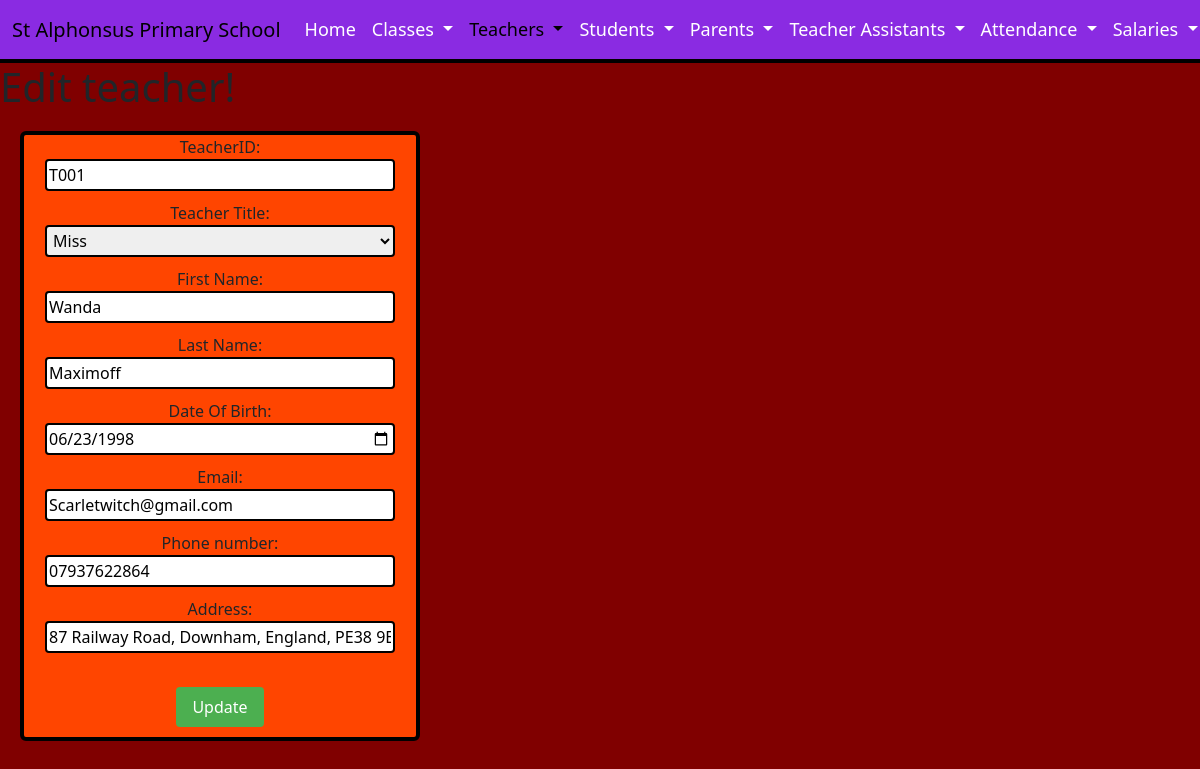
Before: /DigitalWebsite/EditTeacherUpdate.php?id=T001 with the older database file.
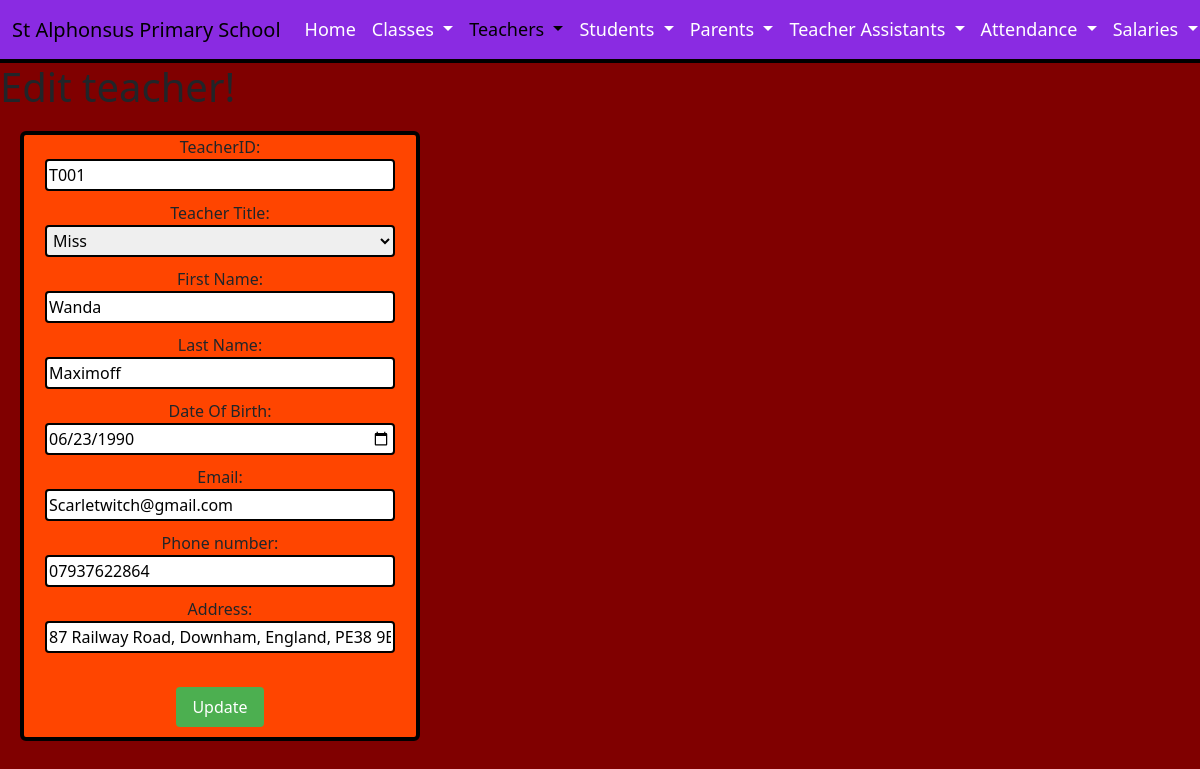
After: the same page with the newer database file.
### tables this page shows
CREATE TABLE `teachers` (
  `teacherID` varchar(50) NOT NULL,
  `teacherTitle` varchar(50) DEFAULT NULL,
  `teacherName` varchar(50) DEFAULT NULL,
  `teacherSurname` varchar(50) DEFAULT NULL,
  `teacherDOB` date DEFAULT NULL,
  `teacherEmail` varchar(100) DEFAULT NULL,
  `teacherPhone` varchar(50) DEFAULT NULL,
  `teacherAddress` varchar(100) DEFAULT NULL,
  `teacherSalary` decimal(10,0) DEFAULT NULL
);

### DigitalWebsite/EditTeacherUpdate.php (the view, shortened to what this page needs)
<!DOCTYPE html>
 <html lang="en">
    <head>
      <link href="https://cdn.jsdelivr.net/npm/bootstrap@5.3.2/dist/css/bootstrap.min.css" rel="stylesheet">
    </head>
    <body>
      <nav class="navbar navbar-expand-lg bg-maroon">
        <div class="container-fluid">
          <a class="navbar-brand" href="index.html">St Alphonsus Primary School</a>
          <div class="collapse navbar-collapse" id="navbarNavDropdown">
            <ul class="navbar-nav">
              <li class="nav-item">
                <a class="nav-link" href="index.html">Home</a>
              </li>
              <li class="nav-item dropdown">
                <a class="nav-link dropdown-toggle" href="#" role="button" data-bs-toggle="dropdown" aria-expanded="false">
                  Classes
                </a>
              </li>
              <li class="nav-item dropdown">
                <a class="nav-link dropdown-toggle active" href="#" role="button" data-bs-toggle="dropdown" aria-expanded="false">
                  Teachers
                </a>
              </li>
              <li class="nav-item dropdown">
                <a class="nav-link dropdown-toggle" href="#" role="button" data-bs-toggle="dropdown" aria-expanded="false">
                  Students
                </a>
              </li>
              <li class="nav-item dropdown">
                <a class="nav-link dropdown-toggle" href="#" role="button" data-bs-toggle="dropdown" aria-expanded="false">
                  Parents
                </a>
              </li>
              <li class="nav-item dropdown">
                <a class="nav-link dropdown-toggle" href="#" role="button" data-bs-toggle="dropdown" aria-expanded="false">
                  Teacher Assistants
                </a>
              </li>
              <li class="nav-item dropdown">
                <a class="nav-link dropdown-toggle" href="#" role="button" data-bs-toggle="dropdown" aria-expanded="false">
                  Attendance
                </a>
              </li>
              <li class="nav-item dropdown">
                <a class="nav-link dropdown-toggle" href="#" role="button" data-bs-toggle="dropdown" aria-expanded="false">
                  Salaries
                </a>
              </li>
            </ul>
          </div>
        </div>
      </nav>
      <?php
        $teacherID = $_GET['id'];
        $servername = "127.0.0.1";
        $username = "root";
        $password = "";
        $database = "school";
        $conn = new mysqli($servername, $username, $password, $database);
        $sql = "SELECT * FROM teachers WHERE teacherID = '$teacherID'";
        $result = $conn->query($sql);
        if ($result->num_rows > 0) {
          $row = $result->fetch_assoc();
      ?>
      <h1>Edit teacher!</h1>
      <form action="EditTeacherUpdateSubmit.php" method="POST">
          TeacherID: <input type="text" id="teacherID" name="teacherID" value="<?php echo $row['teacherID']; ?>" readonly><br>
          Teacher Title:
          <select id="teacherTitle" name="teacherTitle">
          <option value="Miss" <?php if($row['teacherTitle'] == "Miss") echo "selected"; ?>>Miss</option>
          </select><br>
          First Name: <input type="text" id="teacherName" name="teacherName" placeholder="e.g. John" pattern="[A-Za-z]+" title="Please enter a valid First name (no numbers)" value="<?php echo $row['teacherName']; ?>" required><br>
          Last Name: <input type="text" id="teacherSurname" name="teacherSurname" placeholder="e.g. Smith" pattern="[A-Za-z]+" title="Please enter a valid Surname (no numbers)" value="<?php echo $row['teacherSurname']; ?>" required><br>
          Date Of Birth: <input type="date" id="teacherDOB" name="teacherDOB" value="<?php echo $row['teacherDOB']; ?>" required><br>
          Email: <input type="email" id="teacherEmail" name="teacherEmail" placeholder="e.g. example@outlook.com" value="<?php echo $row['teacherEmail']; ?>" required><br>
          Phone number: <input type="tel" id="teacherPhone" name="teacherPhone" placeholder="e.g. 07826482714" value="<?php echo $row['teacherPhone']; ?>" required><br>
          Address: <input type="text" id="teacherAddress" name="teacherAddress" placeholder="House number street, city, country, postcode" value="<?php echo $row['teacherAddress']; ?>" required><br><br>
          <input type="submit" value="Update">
      </form>
      <?php
        } else {
          echo "No record found.";
        }
      ?>
    </body>
</html>

Changed rows visible on the page:
changed teachers "Miss": teacherDOB "06/23/1998" → "06/23/1990"
